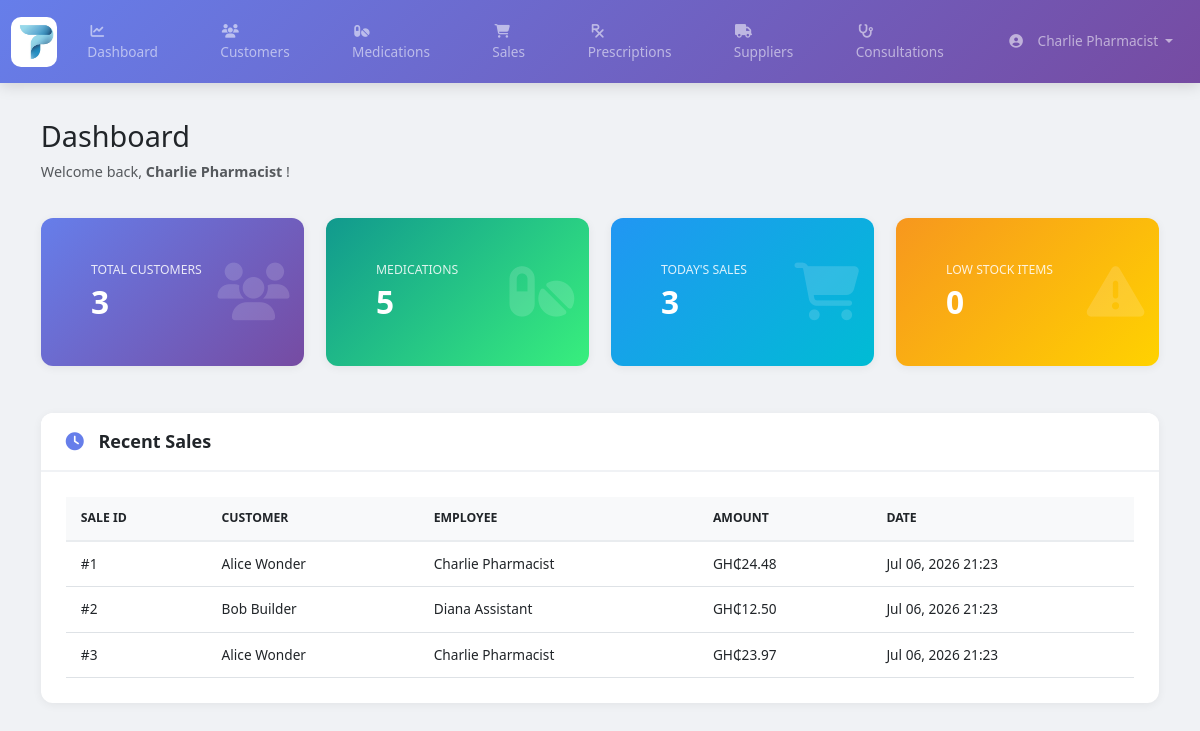
Screenshot of /pages/dashboard.php (signed in) with the database file from the repository.
### tables this page shows
CREATE TABLE Sale (
    sale_id INT AUTO_INCREMENT PRIMARY KEY,
    customer_id INT,
    employee_id INT NOT NULL,
    sale_date DATETIME DEFAULT CURRENT_TIMESTAMP,
    total_amount DECIMAL(10,2),
    FOREIGN KEY (customer_id)
        REFERENCES Customer(customer_id),
    FOREIGN KEY (employee_id)
        REFERENCES Employee(employee_id)
);

CREATE TABLE Customer (
    customer_id INT AUTO_INCREMENT PRIMARY KEY,
    first_name VARCHAR(50) NOT NULL,
    last_name VARCHAR(50) NOT NULL,
    phone VARCHAR(20) UNIQUE,
    email VARCHAR(100) UNIQUE,
    dob DATE,
    address TEXT,
    registration_date DATE DEFAULT CURRENT_DATE
);

CREATE TABLE Employee (
    employee_id INT AUTO_INCREMENT PRIMARY KEY,
    first_name VARCHAR(50) NOT NULL,
    last_name VARCHAR(50) NOT NULL,
    phone VARCHAR(20) UNIQUE,
    email VARCHAR(100) UNIQUE,
    hire_date DATE NOT NULL,
    role VARCHAR(50) NOT NULL,
    salary DECIMAL(10,2),
    password VARCHAR(255) NOT NULL
);

### includes/config.php (called while the page is built, shortened)
<?php
function formatCurrency($amount)
{
    return 'GH₵' . number_format((float)$amount, 2);
}
?>

### pages/dashboard.php (the view, shortened to what this page needs)
<?php
require_once __DIR__ . '/../includes/config.php';
$stats = [];
$result = mysqli_query($conn, "SELECT COUNT(*) AS total FROM Customer");
$stats['customers'] = mysqli_fetch_assoc($result)['total'];
$result = mysqli_query($conn, "SELECT COUNT(*) AS total FROM Medication");
$stats['medications'] = mysqli_fetch_assoc($result)['total'];
$result = mysqli_query(
    $conn,
    "SELECT COUNT(*) AS total
     FROM Sale
     WHERE DATE(sale_date) = CURDATE()"
);
$stats['sales_today'] = mysqli_fetch_assoc($result)['total'];
$result = mysqli_query(
    $conn,
    "SELECT COUNT(*) AS total
     FROM Medication
     WHERE stock_quantity <= reorder_level"
);
$stats['low_stock'] = mysqli_fetch_assoc($result)['total'];
$recent_sales = mysqli_query(
    $conn,
    "SELECT
        s.*,
        c.first_name,
        c.last_name,
        e.first_name AS emp_first,
        e.last_name AS emp_last
    FROM Sale s
    JOIN Customer c
        ON s.customer_id = c.customer_id
    JOIN Employee e
        ON s.employee_id = e.employee_id
    ORDER BY s.sale_date DESC
    LIMIT 5"
);
require_once __DIR__ . '/../includes/header.php';
?>
<div class="row mb-4">
    <div class="col-md-12">
        <h2>Dashboard</h2>
        <p class="text-muted">
            Welcome back,
            <strong>
                <?php echo htmlspecialchars($_SESSION['user_name']); ?>
            </strong>!
        </p>
    </div>
</div>
<div class="row mb-4 stagger-parent">
    <div class="col-md-3 app-col">
        <div class="card tilt-card text-white bg-primary stat-card">
            <div class="card-body">
                <div class="d-flex justify-content-between align-items-center">
                    <div>
                        <h6 class="card-title stat-label">
                            Total Customers
                        </h6>
                        <h2 class="mb-0 stat-value" data-target="<?php echo (int)$stats['customers']; ?>">
                            <?php echo (int)$stats['customers']; ?>
                        </h2>
                    </div>
                    <i class="fas fa-users fa-3x stat-icon"></i>
                </div>
            </div>
        </div>
    </div>
    <div class="col-md-3 app-col">
        <div class="card tilt-card text-white bg-success stat-card">
            <div class="card-body">
                <div class="d-flex justify-content-between align-items-center">
                    <div>
                        <h6 class="card-title stat-label">Medications</h6>
                        <h2 class="mb-0 stat-value" data-target="<?php echo (int)$stats['medications']; ?>">
                            <?php echo (int)$stats['medications']; ?>
                        </h2>
                    </div>
                    <i class="fas fa-pills fa-3x stat-icon"></i>
                </div>
            </div>
        </div>
    </div>
    <div class="col-md-3 app-col">
        <div class="card tilt-card text-white bg-info stat-card">
            <div class="card-body">
                <div class="d-flex justify-content-between align-items-center">
                    <div>
                        <h6 class="card-title stat-label">Today's Sales</h6>
                        <h2 class="mb-0 stat-value" data-target="<?php echo (int)$stats['sales_today']; ?>">
                            <?php echo (int)$stats['sales_today']; ?>
                        </h2>
                    </div>
                    <i class="fas fa-shopping-cart fa-3x stat-icon"></i>
                </div>
            </div>
        </div>
    </div>
    <div class="col-md-3 app-col">
        <div class="card tilt-card text-white bg-warning stat-card">
            <div class="card-body">
                <div class="d-flex justify-content-between align-items-center">
                    <div>
                        <h6 class="card-title stat-label">Low Stock Items</h6>
                        <h2 class="mb-0 stat-value" data-target="<?php echo (int)$stats['low_stock']; ?>">
                            <?php echo (int)$stats['low_stock']; ?>
                        </h2>
                    </div>
                    <i class="fas fa-exclamation-triangle fa-3x stat-icon"></i>
                </div>
            </div>
        </div>
    </div>
</div>
<div class="row">
    <div class="col-md-12">
        <div class="card">
            <div class="card-header">
                <h5>
                    <i class="fas fa-clock"></i>
                    Recent Sales
                </h5>
            </div>
            <div class="card-body">
                <div class="table-responsive">
                    <table class="table table-hover">
                        <thead>
                        <tr>
                            <th>Sale ID</th>
                            <th>Customer</th>
                            <th>Employee</th>
                            <th>Amount</th>
                            <th>Date</th>
                        </tr>
                        </thead>
                        <tbody>
                        <?php if (mysqli_num_rows($recent_sales) > 0): ?>
                            <?php while ($sale = mysqli_fetch_assoc($recent_sales)): ?>
                                <tr>
                                    <td>
                                        #<?php echo $sale['sale_id']; ?>
                                    </td>
                                    <td>
                                        <?php
                                        echo htmlspecialchars(
                                            $sale['first_name'] . ' ' . $sale['last_name']
                                        );
                                        ?>
                                    </td>
                                    <td>
                                        <?php
                                        echo htmlspecialchars(
                                            $sale['emp_first'] . ' ' . $sale['emp_last']
                                        );
                                        ?>
                                    </td>
                                    <td>
                                        <?= formatCurrency($sale['total_amount']) ?>
                                    </td>
                                    <td>
                                        <?php
                                        echo date(
                                            'M d, Y H:i',
                                            strtotime($sale['sale_date'])
                                        );
                                        ?>
                                    </td>
                                </tr>
                            <?php endwhile; ?>
                        <?php endif; ?>
                        </tbody>
                    </table>
                </div>
            </div>
        </div>
    </div>
</div>
<?php require_once __DIR__ . '/../includes/footer.php'; ?>

### assets/css/style.css (style rules this page uses)
:root { --primary-1: #667eea; --primary-2: #764ba2; --accent: #11998e; --muted: #6c757d; --card-radius: 12px; --transition-fast: 180ms; --transition: 300ms; }
* { margin: 0; padding: 0; box-sizing: border-box; }
body { background-color: #f0f2f5; font-family: 'Segoe UI', Tahoma, Geneva, Verdana, sans-serif; min-height: 100vh; padding-bottom: 30px; }
.app-col { flex:1 1 0; }
.stagger-parent > * { opacity:0; transform: translateY(8px); }
.stagger-parent.visible > * { opacity:1; transform: translateY(0); transition: all var(--transition) ease; }
.stat-value.animate { animation: counterPop 420ms ease; }
.float-up { animation: floatUp 420ms ease both; }
.tilt-card { transform-style: preserve-3d; will-change: transform; transition: transform var(--transition-fast) ease; }
.card { border: none; border-radius: 12px; box-shadow: 0 2px 10px rgba(0,0,0,0.06); margin-bottom: 25px; overflow: hidden; transition: transform 0.2s ease, box-shadow 0.2s ease; }
.card-header { background: white; border-bottom: 2px solid #f0f2f5; padding: 18px 25px; font-weight: 600; font-size: 1.1rem; }
.card-header h5, .card-header h6 { margin: 0; font-weight: 600; }
.card-header i { margin-right: 10px; color: #667eea; }
.card-body { padding: 25px; }
.stat-card { border-radius: 12px; padding: 20px 25px; color: white; position: relative; overflow: hidden; transition: transform 0.3s ease, box-shadow 0.3s ease; }
.stat-card .stat-icon { position: absolute; right: 15px; top: 50%; transform: translateY(-50%); font-size: 4rem; opacity: 0.15; }
.stat-card .stat-label { font-size: 0.85rem; opacity: 0.85; margin-bottom: 5px; text-transform: uppercase; }
.stat-card .stat-value { font-size: 2.2rem; font-weight: 700; }
.stat-card.bg-primary { background: linear-gradient(135deg,#667eea,#764ba2); }
.stat-card.bg-success { background: linear-gradient(135deg,#11998e,#38ef7d); }
.stat-card.bg-info { background: linear-gradient(135deg,#2196F3,#00BCD4); }
.stat-card.bg-warning { background: linear-gradient(135deg,#f7971e,#ffd200); }
.table { margin-bottom: 0; font-size: 0.95rem; }
.table thead th { background: #f8f9fa; border-bottom: 2px solid #e9ecef; font-weight: 600; font-size: 0.85rem; text-transform: uppercase; padding: 12px 15px; }
.table tbody td { padding: 12px 15px; vertical-align: middle; }
html { font-size: clamp(14px, 1.2vw, 16px); }
.table-responsive { overflow-x:auto; -webkit-overflow-scrolling: touch; }

### rows the page displays
sale: sale_id "1", customer.last_name "Alice Wonder", employee.last_name "Charlie Pharmacist", total_amount "GH₵24.48", sale_date "Jul 06, 2026 21:23"
sale: sale_id "2", customer.last_name "Bob Builder", employee.last_name "Diana Assistant", total_amount "GH₵12.50", sale_date "Jul 06, 2026 21:23"
sale: sale_id "3", customer.last_name "Alice Wonder", employee.last_name "Charlie Pharmacist", total_amount "GH₵23.97", sale_date "Jul 06, 2026 21:23"

### other values shown
$_SESSION['user_name'] "Charlie Pharmacist"
$stats['customers'] "3"
$stats['medications'] "5"
$stats['sales_today'] "3"
$stats['low_stock'] "0"
